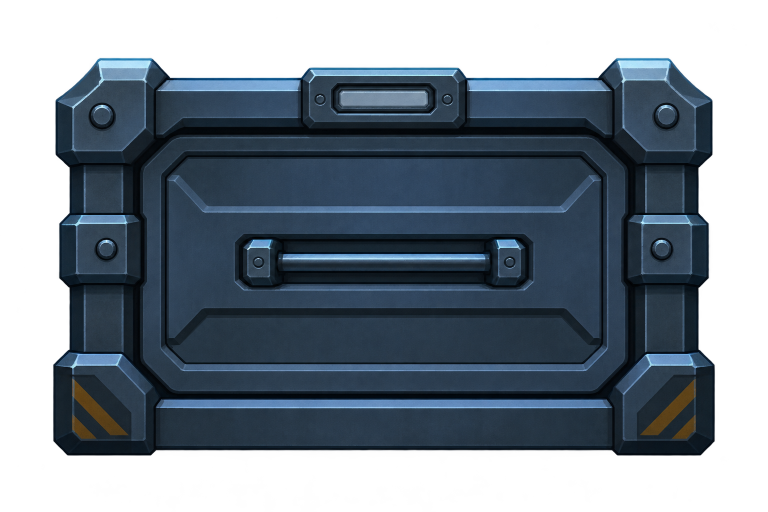
#> input picture apps/game/art-source/opening/opening-hatch-closed.png, 1536 x 1024 px, found by its file name (shown at 1/2 size)
$ python prepare_opening_hatch.py ../apps/game/art-source/opening/opening-hatch-closed.png out.png
#> lines starting #> are read from the running program, lines starting #| are printed output that depends on the picture; after the words box and inside, x2 and y2 are one past the last pixel; in counts of white or black regions, pixels touching at a corner belong together
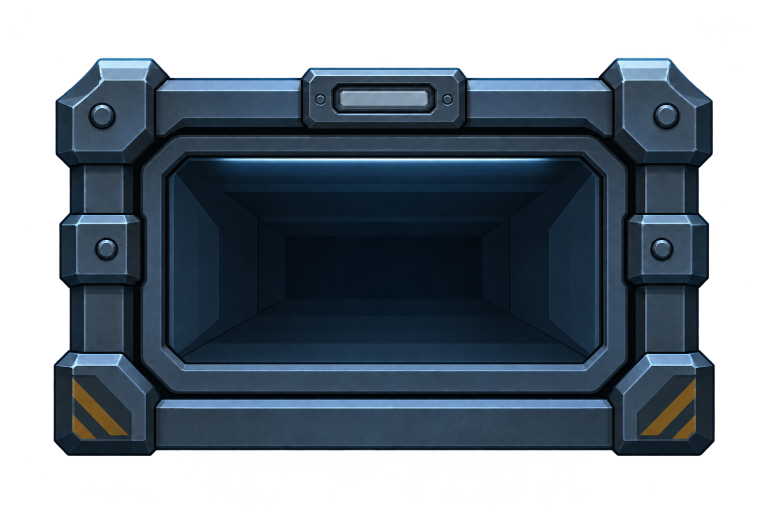
#> input picture apps/game/art-source/opening/opening-hatch-open.png, 1536 x 1024 px, found by its file name (shown at 1/2 size)
#!/usr/bin/env python3
"""Rebuild the game's three layers of the opening's maintenance crawl hatch from its two originals.

The originals (closed and open, one 1536x1024 canvas, generated as an edit pair so the frame lines up)
are not modified. Each layer is cut from them on that shared canvas: the frame (the closed art with
its opening cut out), the leaf (the closed art inside the opening) and the duct (the open art inside
the opening). The faint generation halo below alpha 24 is cleared and the body's 248-254 alpha set to
opaque; the opening is an anti-aliased chamfered rectangle measured on the originals; the layers are
cropped to the art plus an 8 px margin and downscaled to 640 px wide with Lanczos in premultiplied
linear light. The script prints the opening and lamp rectangles in layer pixels (OpeningHatch uses
them).

Usage (needs NumPy and Pillow; the committed copies were made with NumPy 2.5 and Pillow 12.3):
	python3 scripts/prepare_opening_hatch.py apps/game/art-source/opening <output directory>
Compare the output with apps/game/assets/props/opening-hatch-*.png before replacing them, and update
the SHA-256 values in apps/game/assets/manifest.json if anything changes.
"""
import hashlib
import json
import sys
from pathlib import Path

import numpy as np
from PIL import Image, ImageDraw

if len(sys.argv) != 3:
	sys.exit("usage: prepare_opening_hatch.py <art-source/opening directory> <output directory>")
SRC = Path(sys.argv[1])
OUT = Path(sys.argv[2])
OUT.mkdir(parents=True, exist_ok=True)

OUT_WIDTH = 640
# Measured on the 1536x1024 originals: the opening (x0, y0, x1, y1, corner chamfer), the unlit lamp
# lens on the top bar, and the crop (the art's alpha bbox, 107..1428 x 116..910, plus 8 px).
OPENING = (336, 314, 1204, 727, 44)
LAMP = (684, 182, 850, 213)
CROP = (99, 108, 1437, 918)


def srgb_to_linear(c):
	return np.where(c <= 0.04045, c / 12.92, ((c + 0.055) / 1.055) ** 2.4)


def linear_to_srgb(c):
	c = np.clip(c, 0, 1)
	return np.where(c <= 0.0031308, c * 12.92, 1.055 * c ** (1 / 2.4) - 0.055)


def resize(rgb, alpha, size):
	lin = srgb_to_linear(rgb) * alpha[..., None]
	chans = [np.asarray(Image.fromarray(lin[..., i].astype(np.float32), "F").resize(size, Image.LANCZOS)) for i in range(3)]
	a = np.clip(np.asarray(Image.fromarray(alpha.astype(np.float32), "F").resize(size, Image.LANCZOS)), 0, 1)
	lin = np.stack(chans, -1)
	un = np.where(a[..., None] > 1e-4, lin / np.maximum(a[..., None], 1e-4), 0)
	return linear_to_srgb(np.clip(un, 0, 1)), a


def opening_mask(size, supersample=4):
#> called with size = (1536, 1024), supersample = 4
	x0, y0, x1, y1, ch = OPENING
	width, height = size
	img = Image.new("L", (width * supersample, height * supersample), 0)
#> img: PIL image 6144x4096 L; every value is 0
	poly = [(x0 + ch, y0), (x1 - ch, y0), (x1, y0 + ch), (x1, y1 - ch), (x1 - ch, y1), (x0 + ch, y1), (x0, y1 - ch), (x0, y0 + ch)]
	ImageDraw.Draw(img).polygon([(px * supersample, py * supersample) for px, py in poly], fill=255)
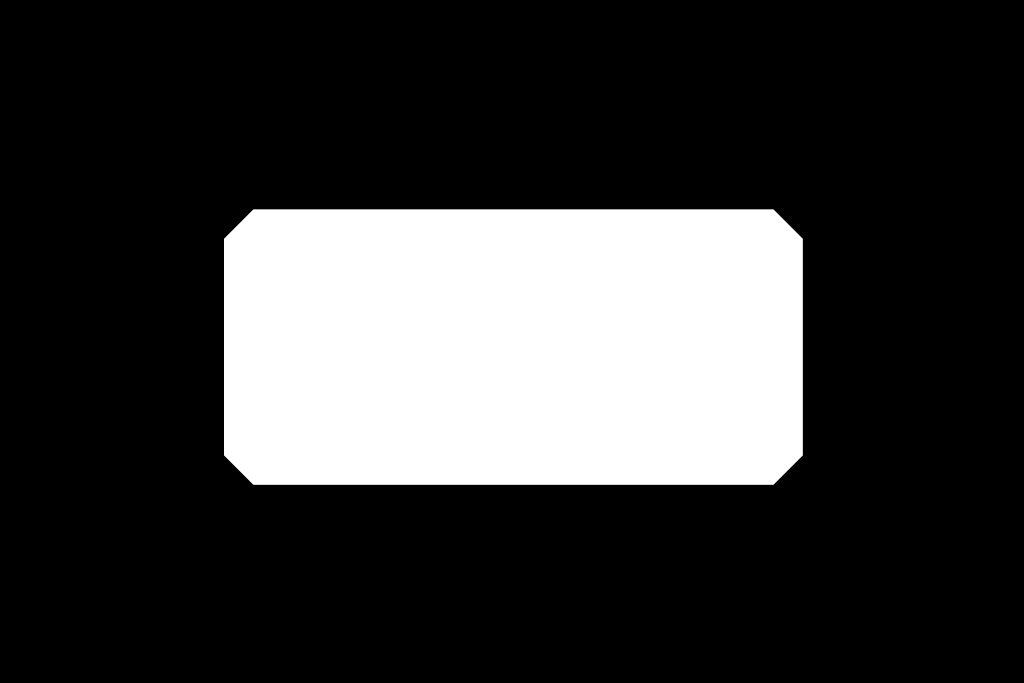
#> img: PIL image 6144x4096 L (shown at 1/6 size); 22.6% white; 1 white region, box (x1, y1, x2, y2) and area: (1344, 1256, 4817, 2909) 5678565
	return np.asarray(img.resize(size, Image.LANCZOS)).astype(np.float64) / 255


def load(path):
	px = np.asarray(Image.open(path).convert("RGBA")).astype(np.float64) / 255
	alpha = px[..., 3].copy()
	alpha[alpha < 24 / 255] = 0.0
	alpha[alpha >= 248 / 255] = 1.0
	return px[..., :3], alpha


def save(rgb, alpha, name, meta):
#> called with name = 'opening-hatch-frame.png'
	x0, y0, x1, y1 = CROP
	rgb, alpha = rgb[y0:y1, x0:x1], alpha[y0:y1, x0:x1]
#> alpha: shape (810, 1338) float64
	size = (OUT_WIDTH, round(OUT_WIDTH * (y1 - y0) / (x1 - x0)))
	rgb, alpha = resize(rgb, alpha, size)
#> in resize, `lin = srgb_to_linear(rgb) * alpha[..., None]`:
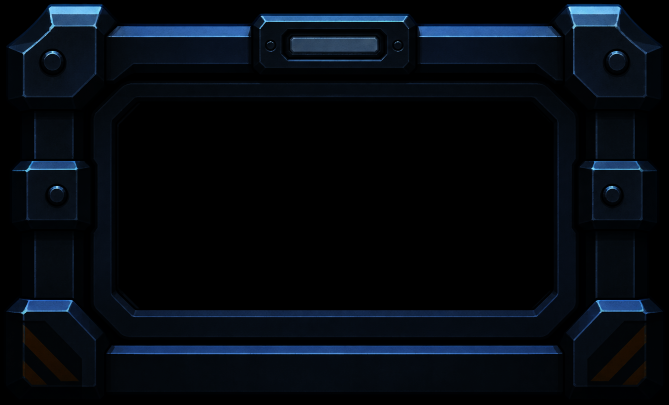
#> lin: shape (810, 1338, 3) float64 (shown at 1/2 size); mean of channels 0, 1, 2 0.0213, 0.0396, 0.0638; drawn as R, G, B
#> in resize, `chans = [np.asarray(Image.fromarray(lin[..., i].astype(np.float32), "F..`: chans = 3 items
	out = np.dstack([rgb, alpha]) * 255
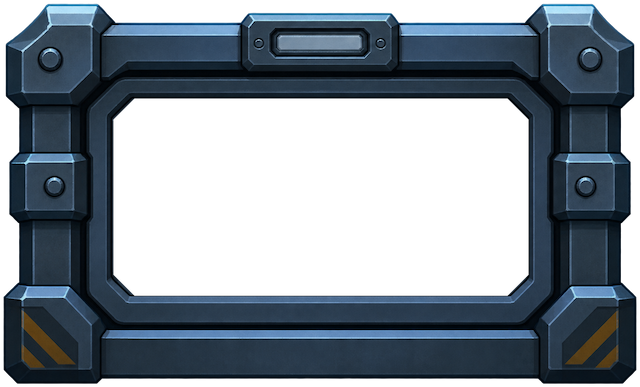
#> out: shape (387, 640, 4) float32; mean of channels 0, 1, 2, 3 25.1, 35.6, 45.3, 147.7; transparent parts drawn white
	path = OUT / name
	Image.fromarray(np.round(out).astype(np.uint8), "RGBA").save(path, optimize=True)
	meta[name] = {"size": list(size), "sha256": hashlib.sha256(path.read_bytes()).hexdigest()}
	return size


closed_rgb, closed_alpha = load(SRC / "opening-hatch-closed.png")
open_rgb, _open_alpha = load(SRC / "opening-hatch-open.png")
mask = opening_mask((closed_alpha.shape[1], closed_alpha.shape[0]))
meta = {}
canvas = save(closed_rgb, closed_alpha * (1.0 - mask), "opening-hatch-frame.png", meta)
#> canvas = (640, 387)
save(closed_rgb, np.maximum(closed_alpha, mask) * mask, "opening-hatch-leaf.png", meta)
save(open_rgb, mask, "opening-hatch-duct.png", meta)
#> call 3 of save, with name = 'opening-hatch-duct.png'
#> call 3 of resize, with size = (640, 387)
#> in resize (call 3), `un = np.where(a[..., None] > 1e-4, lin / np.maximum(a[..., None], 1e-4..`:
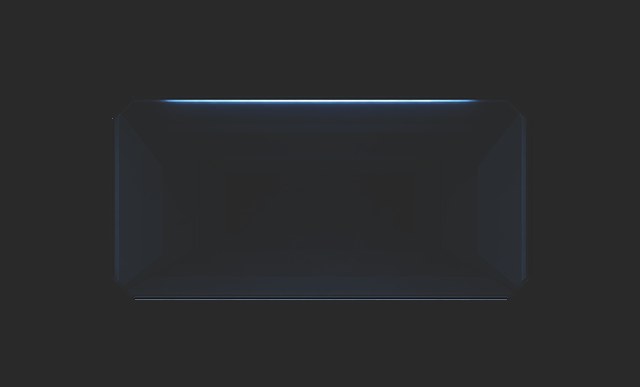
#> un: shape (387, 640, 3) float32; mean of channels 0, 1, 2 0.00358, 0.00792, 0.0139; drawn with min black and max white
#> in linear_to_srgb (call 3), `return np.where(c <= 0.0031308, c * 12.92, 1.055 * c ** (1 / 2.4) - 0...`:
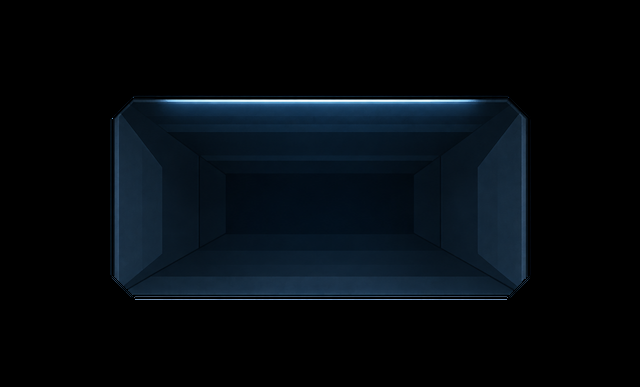
#> returned value: shape (387, 640, 3) float32; mean of channels 0, 1, 2 0.0203, 0.0423, 0.0622; drawn as R, G, B
#> in save (call 3), `out = np.dstack([rgb, alpha]) * 255`:
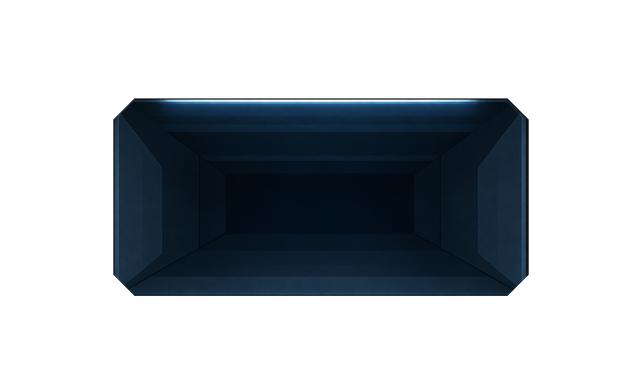
#> out: shape (387, 640, 4) float32; mean of channels 0, 1, 2, 3 5.2, 10.8, 15.9, 83.5; transparent parts drawn white
scale = OUT_WIDTH / (CROP[2] - CROP[0])


def to_layer(rect):
	return [round((rect[0] - CROP[0]) * scale, 1), round((rect[1] - CROP[1]) * scale, 1), round((rect[2] - rect[0]) * scale, 1), round((rect[3] - rect[1]) * scale, 1)]


meta["canvas"] = list(canvas)
meta["opening_rect"] = to_layer(OPENING[:4])
meta["lamp_rect"] = to_layer(LAMP)
print(json.dumps(meta, indent=1))
#> (printed output is left out)
